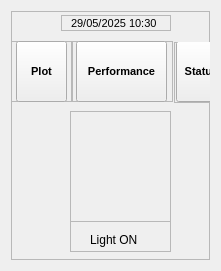
      <widget class="QWidget" name="gridLayoutWidget">
        <property name="geometry">
          <rect>
            <x>20</x>
            <y>0</y>
            <width>221</width>
            <height>271</height>
          </rect>
        </property>
        <layout class="QGridLayout" name="layout_left">
          <item row="1" column="0">
            <widget class="QFrame" name="left_frame">
              <property name="frameShape">
                <enum>QFrame::Shape::StyledPanel</enum>
              </property>
              <property name="frameShadow">
                <enum>QFrame::Shadow::Raised</enum>
              </property>
              <widget class="QFrame" name="frame_2">
                <property name="geometry">
                  <rect>
                    <x>0</x>
                    <y>30</y>
                    <width>61</width>
                    <height>61</height>
                  </rect>
                </property>
                <property name="frameShape">
                  <enum>QFrame::Shape::StyledPanel</enum>
                </property>
                <property name="frameShadow">
                  <enum>QFrame::Shadow::Raised</enum>
                </property>
                <widget class="QToolButton" name="plot_btn">
                  <property name="geometry">
                    <rect>
                      <x>5</x>
                      <y>0</y>
                      <width>51</width>
                      <height>61</height>
                    </rect>
                  </property>
                  <property name="font">
                    <font>
                      <pointsize>8</pointsize>
                      <bold>true</bold>
                    </font>
                  </property>
                  <property name="text">
                    <string>Plot</string>
                  </property>
                  <property name="icon">
                    <iconset>
                      <normaloff>assets/graph.png</normaloff>assets/graph.png</iconset>
                  </property>
                  <property name="iconSize">
                    <size>
                      <width>32</width>
                      <height>32</height>
                    </size>
                  </property>
                  <property name="toolButtonStyle">
                    <enum>Qt::ToolButtonStyle::ToolButtonTextUnderIcon</enum>
                  </property>
                </widget>
              </widget>
              <widget class="QFrame" name="frame_3">
                <property name="geometry">
                  <rect>
                    <x>61</x>
                    <y>30</y>
                    <width>101</width>
                    <height>61</height>
                  </rect>
                </property>
                <property name="frameShape">
                  <enum>QFrame::Shape::StyledPanel</enum>
                </property>
                <property name="frameShadow">
                  <enum>QFrame::Shadow::Raised</enum>
                </property>
                <widget class="QToolButton" name="performance_btn">
                  <property name="geometry">
                    <rect>
                      <x>4</x>
                      <y>0</y>
                      <width>91</width>
                      <height>61</height>
                    </rect>
                  </property>
                  <property name="font">
                    <font>
                      <pointsize>8</pointsize>
                      <bold>true</bold>
                    </font>
                  </property>
                  <property name="text">
                    <string>Performance</string>
                  </property>
                  <property name="icon">
                    <iconset>
                      <normaloff>assets/performance.png</normaloff>assets/performance.png</iconset>
                  </property>
                  <property name="iconSize">
                    <size>
                      <width>32</width>
                      <height>32</height>
                    </size>
                  </property>
                  <property name="toolButtonStyle">
                    <enum>Qt::ToolButtonStyle::ToolButtonTextUnderIcon</enum>
                  </property>
                </widget>
              </widget>
              <widget class="QFrame" name="frame_4">
                <property name="geometry">
                  <rect>
                    <x>163</x>
                    <y>31</y>
                    <width>61</width>
                    <height>61</height>
                  </rect>
                </property>
                <property name="frameShape">
                  <enum>QFrame::Shape::StyledPanel</enum>
                </property>
                <property name="frameShadow">
                  <enum>QFrame::Shadow::Raised</enum>
                </property>
                <widget class="QToolButton" name="status_btn">
                  <property name="geometry">
                    <rect>
                      <x>2</x>
                      <y>-1</y>
                      <width>51</width>
                      <height>61</height>
                    </rect>
                  </property>
                  <property name="font">
                    <font>
                      <pointsize>8</pointsize>
                      <bold>true</bold>
                    </font>
                  </property>
                  <property name="text">
                    <string>Status</string>
                  </property>
                  <property name="icon">
                    <iconset>
                      <normaloff>assets/status.png</normaloff>assets/status.png</iconset>
                  </property>
                  <property name="iconSize">
                    <size>
                      <width>32</width>
                      <height>32</height>
                    </size>
                  </property>
                  <property name="toolButtonStyle">
                    <enum>Qt::ToolButtonStyle::ToolButtonTextUnderIcon</enum>
                  </property>
                </widget>
              </widget>
              <widget class="QFrame" name="frame_5">
                <property name="geometry">
                  <rect>
                    <x>59</x>
                    <y>100</y>
                    <width>101</width>
                    <height>111</height>
                  </rect>
                </property>
                <property name="frameShape">
                  <enum>QFrame::Shape::StyledPanel</enum>
                </property>
                <property name="frameShadow">
                  <enum>QFrame::Shadow::Raised</enum>
                </property>
                <widget class="QLabel" name="light_label">
                  <property name="geometry">
                    <rect>
                      <x>10</x>
                      <y>10</y>
                      <width>81</width>
                      <height>91</height>
                    </rect>
                  </property>
                  <property name="text">
                    <string />
                  </property>
                  <property name="pixmap">
                    <pixmap>assets/light_on.png</pixmap>
                  </property>
                  <property name="scaledContents">
                    <bool>true</bool>
                  </property>
                  <property name="alignment">
                    <set>Qt::AlignmentFlag::AlignCenter</set>
                  </property>
                </widget>
              </widget>
              <widget class="QFrame" name="frame_6">
                <property name="geometry">
                  <rect>
                    <x>59</x>
                    <y>210</y>
                    <width>101</width>
                    <height>31</height>
                  </rect>
                </property>
                <property name="frameShape">
                  <enum>QFrame::Shape::StyledPanel</enum>
                </property>
                <property name="frameShadow">
                  <enum>QFrame::Shadow::Raised</enum>
                </property>
                <widget class="QLabel" name="light_status">
                  <property name="geometry">
                    <rect>
                      <x>20</x>
                      <y>10</y>
                      <width>66</width>
                      <height>18</height>
                    </rect>
                  </property>
                  <property name="text">
                    <string>Light ON</string>
                  </property>
                </widget>
              </widget>
              <widget class="QFrame" name="frame_8">
                <property name="geometry">
                  <rect>
                    <x>50</x>
                    <y>4</y>
                    <width>110</width>
                    <height>16</height>
                  </rect>
                </property>
                <property name="frameShape">
                  <enum>QFrame::Shape::StyledPanel</enum>
                </property>
                <property name="frameShadow">
                  <enum>QFrame::Shadow::Raised</enum>
                </property>
                <widget class="QLabel" name="label_3">
                  <property name="geometry">
                    <rect>
                      <x>10</x>
                      <y>0</y>
                      <width>101</width>
                      <height>16</height>
                    </rect>
                  </property>
                  <property name="font">
                    <font>
                      <pointsize>8</pointsize>
                    </font>
                  </property>
                  <property name="text">
                    <string>29/05/2025 10:30</string>
                  </property>
                  <property name="textFormat">
                    <enum>Qt::TextFormat::PlainText</enum>
                  </property>
                  <property name="alignment">
                    <set>
                      Qt::AlignmentFlag::AlignLeading|Qt::AlignmentFlag::AlignLeft|Qt::AlignmentFlag::AlignVCenter</set>
                  </property>
                </widget>
              </widget>
            </widget>
          </item>
        </layout>
      </widget>
